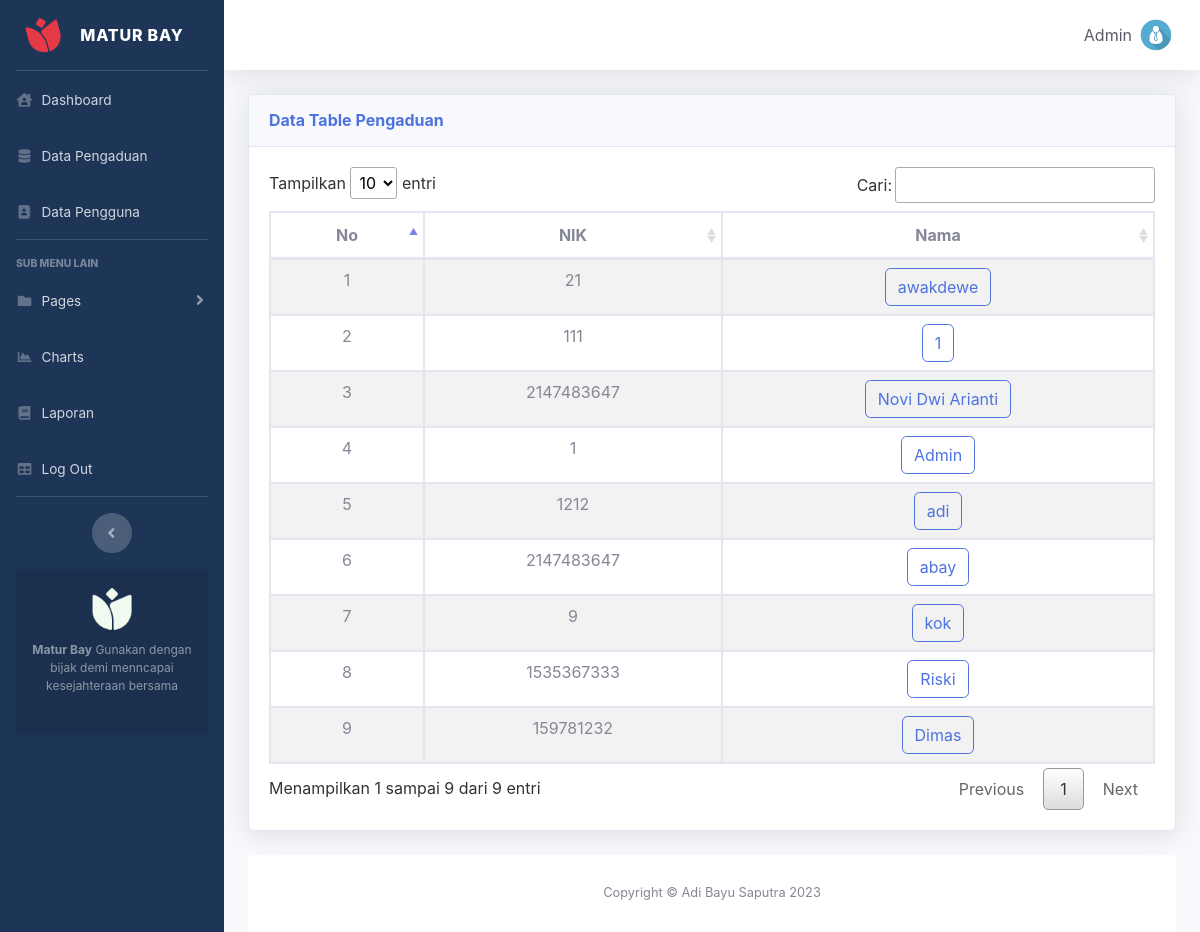
The page /view/admin/datapengaduanadmin.php (signed in) on the database its author committed.
### tables this page shows
CREATE TABLE `tb_pengaduan` (
  `id_pengaduan` int(5) NOT NULL,
  `pengaduan` varchar(999) NOT NULL,
  `tgl_pengaduan` date DEFAULT NULL,
  `gambar` varchar(123) NOT NULL,
  `id_pengguna` int(11) NOT NULL,
  `status` varchar(50) NOT NULL
);

CREATE TABLE `tb_pengguna` (
  `id_pengguna` int(5) NOT NULL,
  `nik` int(9) NOT NULL,
  `nama` varchar(123) NOT NULL,
  `level` varchar(15) NOT NULL,
  `Status` varchar(123) NOT NULL,
  `no_hp` varchar(112) NOT NULL,
  `username` varchar(123) NOT NULL,
  `password` varchar(123) NOT NULL
);

### view/admin/datapengaduanadmin.php (the view, shortened to what this page needs)
<?php
include 'header.php';
?>
                <div class="container-fluid">
                    <div class="row">
                        <div class="col-xl-12 col-lg-7">
                            <div class="card shadow mb-4">
                                <div
                                    class="card-header py-3 d-flex flex-row align-items-center justify-content-between">
                                    <h6 class="m-0 font-weight-bold text-primary">Data Table Pengaduan</h6>
                                </div>
                                <div class="card-body">
                                    <div class="chart-area">
                                <div style="width: 100%;margin: 0px auto;">
            <div class="content">
                <table  width="100%" id="tabel" class="table table-striped table table-bordered text-center" cellspacing="0" >
                    <thead>
                        <th>No</th>
                        <th>NIK</th>
                        <th>Nama</th>
                    </thead>
                    <tbody>
                        <?php
                        include "../../back/koneksi/koneksi.php";
                        $SqlQuery = mysqli_query($koneksi, "SELECT * FROM tb_pengaduan INNER JOIN tb_pengguna ON tb_pengaduan.id_pengguna = tb_pengguna.id_pengguna  GROUP BY tb_pengguna.nama ORDER BY tb_pengaduan.tgl_pengaduan DESC");
                        $no =  1;
                        while ($row = mysqli_fetch_array($SqlQuery)) {
                        ?>
                            <tr>
                                <td>
                                    <?php echo $no++ ?>
                                </td>
                                <td>
                                    <?php echo $row['nik']; ?>
                                </td>
                                <td>
                                    <a class="info btn btn-outline-primary" href="pengaduanadmin.php?id_pengguna=<?php echo $row['id_pengguna'] ?>"> <?php echo $row['nama']; ?></a>
                                </td>
                            </tr>
                        <?php
                        }
                        ?>
                    </tbody>
                </table>
            </div>
        </div>
    </div>
</div>
            </div>
<?php include 'footer.php';?>

### view/admin/header.php (shortened to what this page needs)
<!DOCTYPE html>
<html lang="en">
<head>
    <link href="../../tamplate/vendor/fontawesome-free/css/all.min.css" rel="stylesheet" type="text/css">
    <link href="../../tamplate/css/sb-admin-2.min.css" rel="stylesheet">
    <link rel="stylesheet" type="text/css" href="../../assets/css/jquery.dataTables.css" />
</head>
<body id="page-top">
    <div id="wrapper">
        <ul class="navbar-nav bg-gradient sidebar sidebar-dark accordion" id="accordionSidebar" style="background-color: #1d3557;" >
            <a class="sidebar-brand d-flex align-items-center justify-content-center" href="dashboardadmin.php">
                <div class="sidebar-brand-icon rotate-n-15">
                <img src="../../assets/img/matur2.png" alt="image" width="40px">
                </div>
                <div class="sidebar-brand-text mx-3">Matur Bay</div>
            </a>
            <hr class="sidebar-divider my-0">
               <li class="nav-item ">
                <a class="nav-link" href="dashboardadmin.php">
                    <i class="fas fa-fw fa-house-user"></i>
                    <span>Dashboard</span></a>
            </li>
            <li class="nav-item">
                <a class="nav-link" href="../admin/datapengaduanadmin.php">
                    <i class="fas fa-fw fa-database"></i>
                    <span>Data Pengaduan</span></a>
            </li>
            <li class="nav-item">
                <a class="nav-link" href="../admin/datapenggunaadmin.php">
                    <i class="fas fa-fw fa-address-book"></i>
                    <span>Data Pengguna</span></a>
            </li>
            <hr class="sidebar-divider">
            <div class="sidebar-heading">
                Sub Menu Lain
            </div>
            <li class="nav-item">
                <a class="nav-link collapsed" href="#" data-toggle="collapse" data-target="#collapsePages"
                    aria-expanded="true" aria-controls="collapsePages">
                    <i class="fas fa-fw fa-folder"></i>
                    <span>Pages</span>
                </a>
            </li>
            <li class="nav-item">
                <a class="nav-link" href="charts.php">
                    <i class="fas fa-fw fa-chart-area"></i>
                    <span>Charts</span></a>
            </li>
            <li class="nav-item">
                <a class="nav-link" href="laporan.php">
                    <i class="fas fa-fw fa-book"></i>
                    <span>Laporan</span></a>
            </li>
            <li class="nav-item">
                <a class="nav-link" href="../../logout.php">
                    <i class="fas fa-fw fa-table"></i>
                    <span onclick="return confirm('Anda Yakin Ingin Log Out?')" type="submit"> Log Out</span></a>
            </li>
            <hr class="sidebar-divider d-none d-md-block">
            <div class="text-center d-none d-md-inline">
                <button class="rounded-circle border-0" id="sidebarToggle"></button>
            </div>
            <div class="sidebar-card d-none d-lg-flex">
                <img class="sidebar-card-illustration mb-2" src="../../assets/img/matur.png" alt="image" ><p class="text-center mb-2"><strong>Matur Bay</strong> Gunakan dengan bijak demi menncapai kesejahteraan bersama</p></p>
            </div>
        </ul>
        <div id="content-wrapper" class="d-flex flex-column">
            <div id="content">
                <nav class="navbar navbar-expand navbar-light bg-white topbar mb-4 static-top shadow">
                    <ul class="navbar-nav ml-auto">
                        <li class="nav-item dropdown no-arrow">
                            <a class="nav-link dropdown-toggle" href="#" id="userDropdown" role="button"
                                data-toggle="dropdown" aria-haspopup="true" aria-expanded="false">
                                <span class="mr-2 d-none d-lg-inline text-gray-800">Admin</span>
                                <img class="img-profile rounded-circle"
                                    src="../../assets/img/Admin.png">
                            </a>
                        </li>
                    </ul>
                </nav>

### view/admin/footer.php (shortened to what this page needs)
      <footer class="sticky-footer bg-white">
                <div class="container my-auto">
                    <div class="copyright text-center my-auto">
                        <span>Copyright &copy; Adi Bayu Saputra 2023 </span>
                    </div>
                </div>
            </footer>
        </div>
    </div>
</body>
</html>
</body>
</html>

### rows shown on the page
tb_pengaduan: id_pengguna.nik "21", id_pengguna.nama "awakdewe"
tb_pengaduan: id_pengguna.nik "111", id_pengguna.nama "1"
tb_pengaduan: id_pengguna.nik "2147483647", id_pengguna.nama "Novi Dwi Arianti"
tb_pengaduan: id_pengguna.nik "1", id_pengguna.nama "Admin"
tb_pengaduan: id_pengguna.nik "1212", id_pengguna.nama "adi"
tb_pengaduan: id_pengguna.nik "2147483647", id_pengguna.nama "abay"
tb_pengaduan: id_pengguna.nik "9", id_pengguna.nama "kok"
tb_pengaduan: id_pengguna.nik "1535367333", id_pengguna.nama "Riski"
tb_pengaduan: id_pengguna.nik "159781232", id_pengguna.nama "Dimas"
